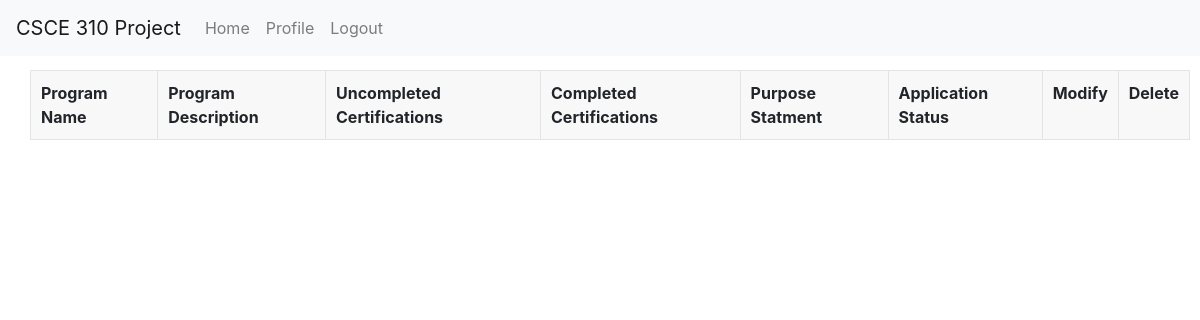
/app/application_review (signed in), run on an earlier commit of the app's database.
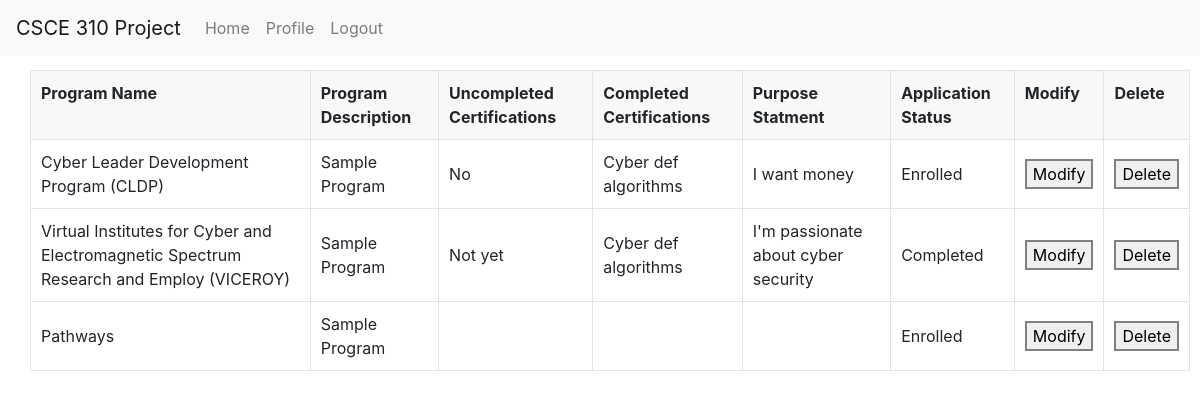
And on a later commit of the database.
### tables this page shows
CREATE TABLE Application (
                    app_num INTEGER PRIMARY KEY AUTOINCREMENT,
                    program_num INTEGER,
                    UIN INTEGER,
                    uncom_cert TEXT,
                    com_cert TEXT,
                    purpose_statement TEXT,
                    FOREIGN KEY(program_num) REFERENCES Programs(program_num),
                    FOREIGN KEY(UIN) REFERENCES College_students(UIN)
                    );

CREATE TABLE Programs (
                    program_num INTEGER PRIMARY KEY AUTOINCREMENT,
                    name TEXT,
                    description TEXT,
                    archived INTEGER
                    );

CREATE TABLE Track (
                    tracking_num INTEGER PRIMARY KEY AUTOINCREMENT,
                    program INTEGER,
                    student_num INTEGER,
                    status VARCHAR, 
                    FOREIGN KEY(program) REFERENCES Programs(program_num),
                    FOREIGN KEY(student_num) REFERENCES College_students(UIN)             
                  );

### routes/application.py (the view)
@application_bp.route('/application_review')
def application_review():
    conn = get_db_connection()
    applied_programs = get_applied_programs(conn, current_user.uin)
    conn.close()
    return render_template('student/application_review.html', applied_programs=applied_programs)

### app.py (called while the page is built)
@login_manager.user_loader
def load_user(UIN):
    return User(UIN)

### db.py (called while the page is built)
def get_db_connection():
    conn = sqlite3.connect('database.db')
    conn.row_factory = sqlite3.Row
    return conn

### util/Programs.py (called while the page is built)
def get_applied_programs(conn, UIN):
  return conn.execute(f"SELECT * FROM View_ApplicationDetails Where UIN = {UIN}").fetchall()

### templates/student/application_review.html (shortened to what this page needs)
<!DOCTYPE html>
<html lang="en">
<head>
  <link rel="stylesheet" href="../../static/general.css">
  <link rel="stylesheet" href="https://stackpath.bootstrapcdn.com/bootstrap/4.3.1/css/bootstrap.min.css">
</head>
<body>
  <nav class="navbar navbar-expand-lg navbar-light bg-light fixed-top">
    <a class="navbar-brand" href="#">CSCE 310 Project</a>
    <div class="collapse navbar-collapse" id="navbarNav">
        <ul class="navbar-nav">
            <li class="nav-item">
                <a class="nav-link" href="/home">Home</a>
            </li>
            <li class="nav-item">
                <a class="nav-link" href="/profile">Profile</a>
            </li>
            <li class="nav-item">
                <a class="nav-link" href="/logout">Logout</a>
            </li>
        </ul>
    </div>
  </nav>
  <table>
    <tr>
      <th>Program Name</th>
      <th>Program Description</th>
      <th>Uncompleted Certifications</th>
      <th>Completed Certifications</th>
      <th>Purpose Statment</th>
      <th>Application Status</th>
      <th>Modify</th>
      <th>Delete</th>
    </tr>
    {% for program_app in applied_programs %}
    <tr>
      <td>{{ program_app.name }}</td>
      <td>{{ program_app.description }}</td>
      <td>{{ program_app.uncom_cert }}</td>
      <td>{{ program_app.com_cert }}</td>
      <td>{{ program_app.purpose_statement }}</td>
      <td>
        {% if program_app.status == None %}
        Pending
        {% else %}
        {{ program_app.status }}
        {% endif %}
      </td>
      <td>
        <a href="/app/update_program_app/{{ program_app.app_num }}">
          <button>Modify</button>
        </a>
      </td>
      <td>
        <button onclick="deleteApp({{ program_app.app_num }})">Delete</button>
      </td>
    </tr>
    {% endfor %}
  </table>
</body>
</html>

### static/general.css (style rules this page uses)
body { padding-top: 60px; padding-left: 20px; }
table { border-collapse: collapse; margin: 10px; }
table, th, td { border: 1px solid #e4e4e4; }
th, td { padding: 10px; text-align: left; }
th { background-color: #f8f8f8; vertical-align: text-top; }
button { cursor: pointer; border: 2px solid #808080; }

What changed in the data, as far as the page shows it:
added Application: name "Cyber Leader Development Program (CLDP)", description "Sample Program", uncom_cert "No", com_cert "Cyber def algorithms", purpose_statement "I want money", status "Enrolled"
added Application: name "Virtual Institutes for Cyber and Electromagnetic Spectrum Research and Employ (VICEROY)", description "Sample Program", uncom_cert "Not yet", com_cert "Cyber def algorithms", purpose_statement "I'm passionate about cyber security", status "Completed"
added Application: name "Pathways", description "Sample Program", status "Enrolled"
